Frame 1 (no input): blank canvas, image omitted
Frame 60 (the mouse pressed at the canvas centre just before this capture): blank canvas, image omitted
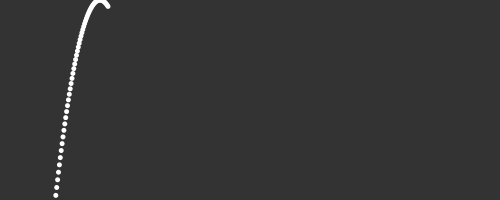
Frame 120 (the mouse held since frame 60 and released just before this capture)

The Processing sketch whose frames 1 and 60 were blank and that drew this single picture after the mouse press (run headless with seeded random() and noise(); from frame 60 on, the mouse is pressed at the canvas centre):

// Processing sketch: processing_108428
// ── processing_108428.pde

float x = -100;float y = 0;int valor = 5;
void setup()
{
  noStroke();
  size(500, 200);
  background(51);
}
void draw() {
    
  funcionCuadratica();
}
void funcionCuadratica() {
x=x+0.9;
  if (x < 100) {
    y =(x*x)/10;
  }
  fill(255);
  ellipse(x+100, y, 5,5);
}
